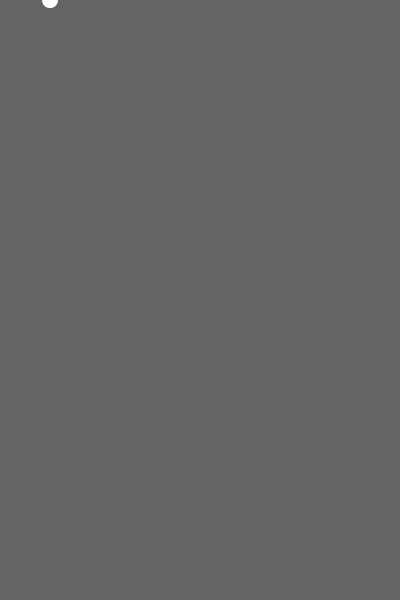
Frame 1 (no input)
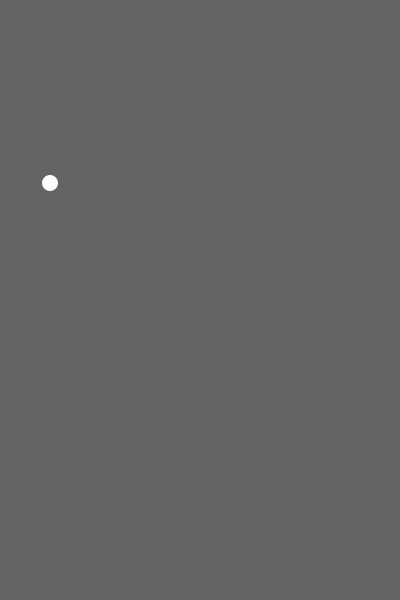
Frame 60 (the mouse pressed at the canvas centre just before this capture)
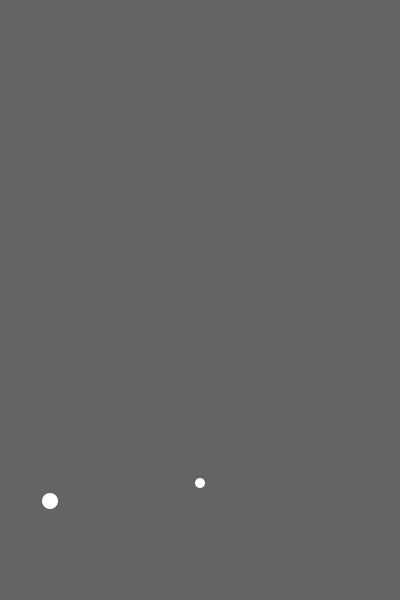
Frame 120 (the mouse held since frame 60 and released just before this capture)

The Processing sketch that drew these frames (run headless with seeded random() and noise(); from frame 60 on, the mouse is pressed at the canvas centre):

// Processing sketch: example_9_11
// ── example_9_11.pde
Ball[] balls = new Ball[1];
float gravity = 0.1;

void setup(){
  size(400, 600);
  balls[0] = new Ball(50, 0, 16);
}

void draw(){
  background(100);
  for(int i=0; i<balls.length; i++){
    balls[i].gravity();
    balls[i].move();
    balls[i].display();
  }
}

void mousePressed(){
  Ball b = new Ball(mouseX, mouseY, 10);
  balls = (Ball[])append(balls, b);
}

// ── ball.pde
class Ball{
  float x; 
  float y;
  float speed;
  float w;
  float gravity = 0.1;
  
  Ball(float tempX, float tempY, float tempW){
    x = tempX;
    y = tempY;
    w = tempW;
    speed = 0;
  }
  
  void gravity(){
    speed = speed + gravity;
  }
  
  void move(){
    y = y + speed;
    if(y > height){
      speed = speed * -0.95;
      y = height;
    }
  }
  
  void display(){
    fill(255);
    noStroke();
    ellipse(x, y, w, w);
  }
}
